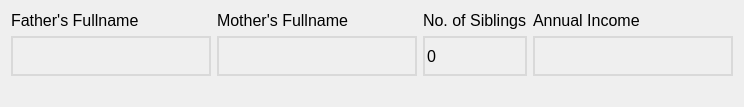
                             <widget class="QWidget" name="widget_23" native="true">
                              <property name="minimumSize">
                               <size>
                                <width>0</width>
                                <height>50</height>
                               </size>
                              </property>
                              <property name="styleSheet">
                               <string notr="true">QLineEdit {
background-color: transparent;
border: 2px solid #d9d9d9;
}

QSpinBox {
background-color: transparent;
border: 2px solid #d9d9d9;
}</string>
                              </property>
                              <layout class="QGridLayout" name="gridLayout_3">
                               <property name="sizeConstraint">
                                <enum>QLayout::SetDefaultConstraint</enum>
                               </property>
                               <item row="3" column="3">
                                <widget class="QLineEdit" name="bsuincome">
                                 <property name="minimumSize">
                                  <size>
                                   <width>200</width>
                                   <height>40</height>
                                  </size>
                                 </property>
                                 <property name="maximumSize">
                                  <size>
                                   <width>200</width>
                                   <height>50</height>
                                  </size>
                                 </property>
                                 <property name="font">
                                  <font>
                                   <pointsize>12</pointsize>
                                  </font>
                                 </property>
                                 <property name="inputMethodHints">
                                  <set>Qt::ImhNone</set>
                                 </property>
                                 <property name="inputMask">
                                  <string/>
                                 </property>
                                </widget>
                               </item>
                               <item row="2" column="1">
                                <widget class="QLabel" name="label_45">
                                 <property name="maximumSize">
                                  <size>
                                   <width>200</width>
                                   <height>16777215</height>
                                  </size>
                                 </property>
                                 <property name="font">
                                  <font>
                                   <pointsize>12</pointsize>
                                  </font>
                                 </property>
                                 <property name="text">
                                  <string>Mother's Fullname</string>
                                 </property>
                                </widget>
                               </item>
                               <item row="3" column="2">
                                <widget class="QSpinBox" name="bsusiblings">
                                 <property name="minimumSize">
                                  <size>
                                   <width>0</width>
                                   <height>40</height>
                                  </size>
                                 </property>
                                 <property name="maximumSize">
                                  <size>
                                   <width>16777215</width>
                                   <height>50</height>
                                  </size>
                                 </property>
                                 <property name="font">
                                  <font>
                                   <pointsize>12</pointsize>
                                  </font>
                                 </property>
                                </widget>
                               </item>
                               <item row="4" column="0">
                                <widget class="QLabel" name="label_41">
                                 <property name="maximumSize">
                                  <size>
                                   <width>200</width>
                                   <height>16777215</height>
                                  </size>
                                 </property>
                                 <property name="text">
                                  <string/>
                                 </property>
                                </widget>
                               </item>
                               <item row="3" column="1">
                                <widget class="QLineEdit" name="bsumother">
                                 <property name="minimumSize">
                                  <size>
                                   <width>200</width>
                                   <height>40</height>
                                  </size>
                                 </property>
                                 <property name="maximumSize">
                                  <size>
                                   <width>200</width>
                                   <height>50</height>
                                  </size>
                                 </property>
                                 <property name="font">
                                  <font>
                                   <pointsize>12</pointsize>
                                  </font>
                                 </property>
                                </widget>
                               </item>
                               <item row="3" column="0">
                                <widget class="QLineEdit" name="bsufather">
                                 <property name="minimumSize">
                                  <size>
                                   <width>200</width>
                                   <height>40</height>
                                  </size>
                                 </property>
                                 <property name="maximumSize">
                                  <size>
                                   <width>200</width>
                                   <height>50</height>
                                  </size>
                                 </property>
                                 <property name="font">
                                  <font>
                                   <pointsize>12</pointsize>
                                  </font>
                                 </property>
                                </widget>
                               </item>
                               <item row="2" column="0">
                                <widget class="QLabel" name="label_40">
                                 <property name="maximumSize">
                                  <size>
                                   <width>200</width>
                                   <height>16777215</height>
                                  </size>
                                 </property>
                                 <property name="font">
                                  <font>
                                   <pointsize>12</pointsize>
                                  </font>
                                 </property>
                                 <property name="text">
                                  <string>Father's Fullname</string>
                                 </property>
                                </widget>
                               </item>
                               <item row="2" column="3">
                                <widget class="QLabel" name="label_42">
                                 <property name="maximumSize">
                                  <size>
                                   <width>200</width>
                                   <height>16777215</height>
                                  </size>
                                 </property>
                                 <property name="font">
                                  <font>
                                   <pointsize>12</pointsize>
                                  </font>
                                 </property>
                                 <property name="text">
                                  <string>Annual Income</string>
                                 </property>
                                </widget>
                               </item>
                               <item row="2" column="2">
                                <widget class="QLabel" name="label_43">
                                 <property name="maximumSize">
                                  <size>
                                   <width>200</width>
                                   <height>16777215</height>
                                  </size>
                                 </property>
                                 <property name="font">
                                  <font>
                                   <pointsize>12</pointsize>
                                  </font>
                                 </property>
                                 <property name="text">
                                  <string>No. of Siblings</string>
                                 </property>
                                </widget>
                               </item>
                              </layout>
                             </widget>
